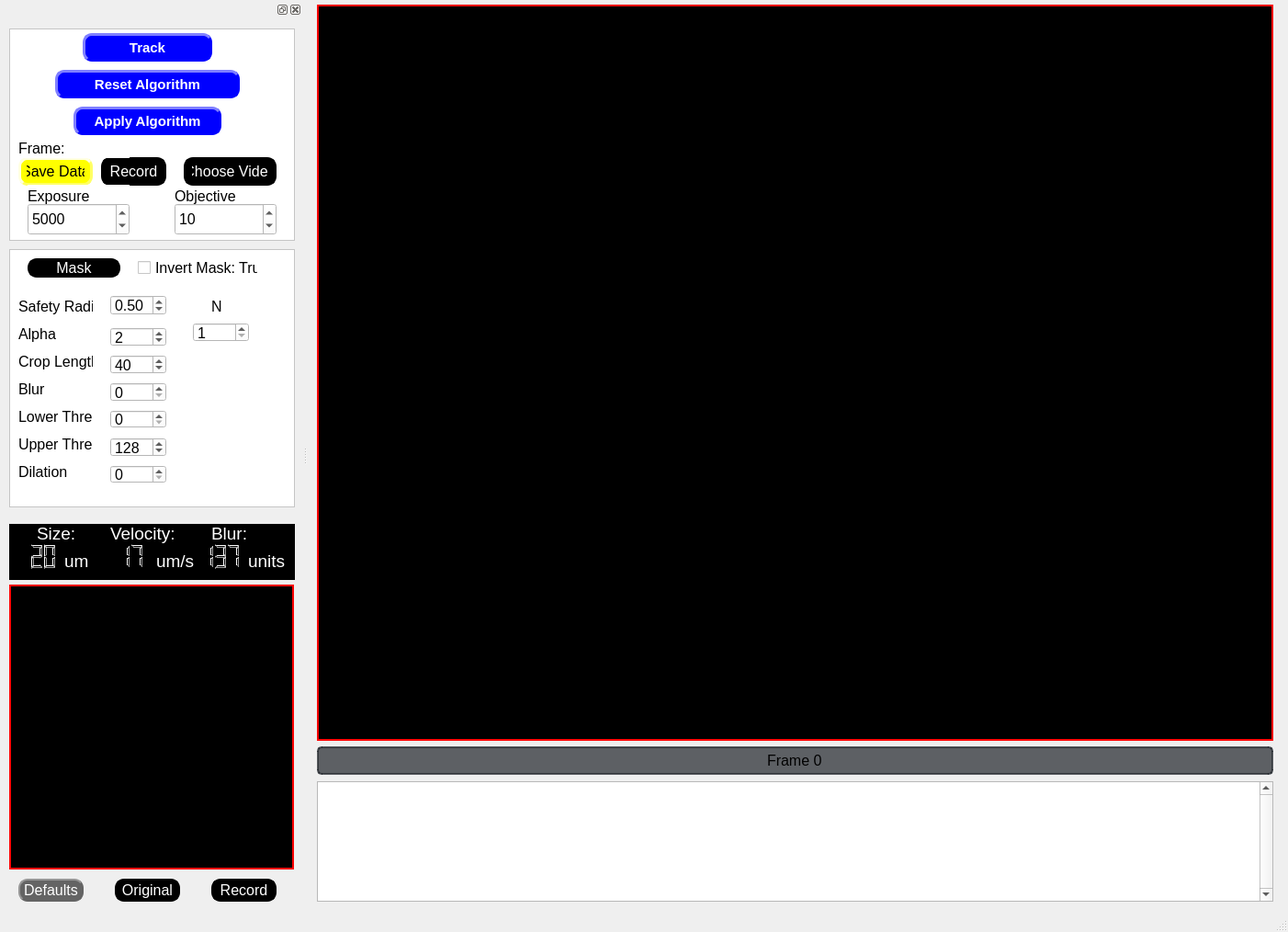
<?xml version="1.0" encoding="UTF-8"?>
<ui version="4.0">
 <class>MainWindow</class>
 <widget class="QMainWindow" name="MainWindow">
  <property name="geometry">
   <rect>
    <x>0</x>
    <y>0</y>
    <width>1402</width>
    <height>1014</height>
   </rect>
  </property>
  <property name="font">
   <font>
    <family>Arial</family>
    <pointsize>12</pointsize>
    <weight>50</weight>
    <italic>false</italic>
    <bold>false</bold>
   </font>
  </property>
  <property name="windowTitle">
   <string>MainWindow</string>
  </property>
  <property name="styleSheet">
   <string notr="true">font-size: 12pt; font: Arial;</string>
  </property>
  <property name="documentMode">
   <bool>false</bool>
  </property>
  <widget class="QWidget" name="centralwidget">
   <widget class="QPlainTextEdit" name="plainTextEdit">
    <property name="geometry">
     <rect>
      <x>10</x>
      <y>850</y>
      <width>1041</width>
      <height>131</height>
     </rect>
    </property>
    <property name="mouseTracking">
     <bool>true</bool>
    </property>
    <property name="styleSheet">
     <string notr="true">font-size: 15pt; font: Arial;</string>
    </property>
    <property name="verticalScrollBarPolicy">
     <enum>Qt::ScrollBarAlwaysOn</enum>
    </property>
    <property name="sizeAdjustPolicy">
     <enum>QAbstractScrollArea::AdjustToContentsOnFirstShow</enum>
    </property>
    <property name="plainText">
     <string/>
    </property>
    <property name="centerOnScroll">
     <bool>false</bool>
    </property>
   </widget>
   <widget class="QLabel" name="VideoFeedLabel">
    <property name="geometry">
     <rect>
      <x>10</x>
      <y>5</y>
      <width>1041</width>
      <height>801</height>
     </rect>
    </property>
    <property name="mouseTracking">
     <bool>true</bool>
    </property>
    <property name="styleSheet">
     <string notr="true">background-color: rgb(0,0,0); border:2px solid rgb(255, 0, 0); </string>
    </property>
    <property name="text">
     <string/>
    </property>
   </widget>
   <widget class="QProgressBar" name="frameslider">
    <property name="geometry">
     <rect>
      <x>10</x>
      <y>812</y>
      <width>1041</width>
      <height>31</height>
     </rect>
    </property>
    <property name="styleSheet">
     <string notr="true">    QProgressBar {
        border: 2px solid rgba(33, 37, 43, 180);
        border-radius: 5px;
        text-align: center;
        background-color: rgba(33, 37, 43, 180);
        color: black;
    }
    QProgressBar::chunk {
        background-color: #FFD700;
    }</string>
    </property>
    <property name="minimum">
     <number>0</number>
    </property>
    <property name="maximum">
     <number>100</number>
    </property>
    <property name="value">
     <number>0</number>
    </property>
    <property name="format">
     <string>Frame %v</string>
    </property>
   </widget>
  </widget>
  <widget class="QStatusBar" name="statusbar"/>
  <widget class="QDockWidget" name="dockWidget">
   <property name="minimumSize">
    <size>
     <width>329</width>
     <height>987</height>
    </size>
   </property>
   <property name="styleSheet">
    <string notr="true"/>
   </property>
   <property name="floating">
    <bool>false</bool>
   </property>
   <property name="allowedAreas">
    <set>Qt::LeftDockWidgetArea|Qt::RightDockWidgetArea</set>
   </property>
   <attribute name="dockWidgetArea">
    <number>1</number>
   </attribute>
   <widget class="QWidget" name="dockWidgetContents">
    <widget class="QFrame" name="frame_3">
     <property name="geometry">
      <rect>
       <x>10</x>
       <y>10</y>
       <width>311</width>
       <height>231</height>
      </rect>
     </property>
     <property name="styleSheet">
      <string notr="true"> color: rgb(0, 0, 0);
 background-color: rgb(255, 255, 255);
</string>
     </property>
     <property name="frameShape">
      <enum>QFrame::StyledPanel</enum>
     </property>
     <property name="frameShadow">
      <enum>QFrame::Raised</enum>
     </property>
     <widget class="QPushButton" name="savedatabutton">
      <property name="geometry">
       <rect>
        <x>10</x>
        <y>140</y>
        <width>81</width>
        <height>31</height>
       </rect>
      </property>
      <property name="styleSheet">
       <string notr="true">QPushButton {
                color: rgb(0, 0, 0);
                background-color: rgb(255, 255, 0);
                border-style: outset;
                border-width: 3px;
                border-radius: 10px;
                border-color: rgb(255, 255, 100);
                min-width: 1em;
                padding: 6px;
            }
            QPushButton:hover {
                background-color: rgb(255, 255, 200);
                color: rgb(0, 0, 0);
            }
            QPushButton:pressed {
                background-color: red;
                border: 2px solid red;
                padding-left: 5px;
                padding-top: 5px;
                border-style: inset;
                }</string>
      </property>
      <property name="text">
       <string>Save Data</string>
      </property>
      <property name="checkable">
       <bool>true</bool>
      </property>
     </widget>
     <widget class="QPushButton" name="recordbutton">
      <property name="geometry">
       <rect>
        <x>100</x>
        <y>140</y>
        <width>71</width>
        <height>31</height>
       </rect>
      </property>
      <property name="styleSheet">
       <string notr="true">QPushButton {
                color: rgb(255, 255, 255);
                background-color: rgb(0, 0, 0);
                border-style: outset;
                border-width: 3px;
                border-radius: 10px;
                border-color: rgb(0, 0, 0);
                min-width: 1em;
                padding: 6px;
            }
      
            QPushButton:checked {
                color: rgb(255, 255, 255);
                background-color: rgb(255, 0, 0);
                border-style: inset;
                border-width: 3px;
                border-radius: 10px;
                border-color: rgb(255, 0, 0);
                font: bold 16px;
                min-width: 1em;
               
            }
            QPushButton:hover {
                background-color: rgb(100, 100, 100);
                color: rgb(255, 255, 255);
                border-color: rgb(100, 100, 100);
                padding-left: 5px;
                padding-top: 5px;
            }</string>
      </property>
      <property name="text">
       <string>Record</string>
      </property>
      <property name="checkable">
       <bool>true</bool>
      </property>
     </widget>
     <widget class="QLabel" name="framelabel">
      <property name="geometry">
       <rect>
        <x>10</x>
        <y>120</y>
        <width>121</width>
        <height>21</height>
       </rect>
      </property>
      <property name="maximumSize">
       <size>
        <width>300</width>
        <height>25</height>
       </size>
      </property>
      <property name="text">
       <string>Frame: </string>
      </property>
     </widget>
     <widget class="QPushButton" name="trackbutton">
      <property name="geometry">
       <rect>
        <x>80</x>
        <y>5</y>
        <width>141</width>
        <height>31</height>
       </rect>
      </property>
      <property name="cursor">
       <cursorShape>ArrowCursor</cursorShape>
      </property>
      <property name="styleSheet">
       <string notr="true">
QPushButton {
                color: rgb(255, 255, 255);
                background-color: rgb(0, 0, 255);
                border-style: outset;
                border-width: 3px;
                border-radius: 10px;
                border-color: rgb(0, 0, 255);
                min-width: 1em;
                padding: 2px;
			  font: bold 15px;
            }
      
            QPushButton:checked {
                color: rgb(255, 255, 255);
                background-color: rgb(255, 0, 0);
                border-style: inset;
                border-width: 3px;
                border-radius: 10px;
                border-color: rgb(255, 0, 0);
                font: bold 25px;
                min-width: 1em;
               
            }
            QPushButton:hover {
                background-color: rgb(100, 100, 100);
                color: rgb(255, 255, 255);
                border-color: rgb(0, 255, 0);
                padding-left: 5px;
                padding-top: 5px;
            }</string>
      </property>
      <property name="text">
       <string>Track</string>
      </property>
      <property name="checkable">
       <bool>true</bool>
      </property>
     </widget>
     <widget class="QLabel" name="exposurelabel">
      <property name="geometry">
       <rect>
        <x>20</x>
        <y>170</y>
        <width>111</width>
        <height>25</height>
       </rect>
      </property>
      <property name="maximumSize">
       <size>
        <width>150</width>
        <height>25</height>
       </size>
      </property>
      <property name="text">
       <string>Exposure</string>
      </property>
     </widget>
     <widget class="QSpinBox" name="exposurebox">
      <property name="geometry">
       <rect>
        <x>20</x>
        <y>190</y>
        <width>111</width>
        <height>35</height>
       </rect>
      </property>
      <property name="minimum">
       <number>100</number>
      </property>
      <property name="maximum">
       <number>30000</number>
      </property>
      <property name="singleStep">
       <number>100</number>
      </property>
      <property name="value">
       <number>5000</number>
      </property>
      <property name="displayIntegerBase">
       <number>10</number>
      </property>
     </widget>
     <widget class="QLabel" name="objectivelabel">
      <property name="geometry">
       <rect>
        <x>180</x>
        <y>170</y>
        <width>111</width>
        <height>25</height>
       </rect>
      </property>
      <property name="maximumSize">
       <size>
        <width>150</width>
        <height>25</height>
       </size>
      </property>
      <property name="text">
       <string>Objective</string>
      </property>
     </widget>
     <widget class="QSpinBox" name="objectivebox">
      <property name="geometry">
       <rect>
        <x>180</x>
        <y>190</y>
        <width>111</width>
        <height>35</height>
       </rect>
      </property>
      <property name="minimum">
       <number>1</number>
      </property>
      <property name="maximum">
       <number>50</number>
      </property>
      <property name="singleStep">
       <number>5</number>
      </property>
      <property name="value">
       <number>10</number>
      </property>
      <property name="displayIntegerBase">
       <number>10</number>
      </property>
     </widget>
     <widget class="QPushButton" name="algorithbutton">
      <property name="geometry">
       <rect>
        <x>70</x>
        <y>85</y>
        <width>161</width>
        <height>31</height>
       </rect>
      </property>
      <property name="cursor">
       <cursorShape>ArrowCursor</cursorShape>
      </property>
      <property name="styleSheet">
       <string notr="true">
QPushButton {
                color: rgb(255, 255, 255);
                background-color: rgb(0, 0, 255);
                border-style: outset;
                border-width: 3px;
                border-radius: 10px;
                border-color: rgb(0, 0, 255);
                min-width: 1em;
                padding: 2px;
			  font: bold 15px;
            }
      
            QPushButton:checked {
                color: rgb(255, 255, 255);
                background-color: rgb(255, 0, 0);
                border-style: inset;
                border-width: 3px;
                border-radius: 10px;
                border-color: rgb(255, 0, 0);
                font: bold 25px;
                min-width: 1em;
               
            }
            QPushButton:hover {
                background-color: rgb(100, 100, 100);
                color: rgb(255, 255, 255);
                border-color: rgb(0, 255, 0);
                padding-left: 5px;
                padding-top: 5px;
            }</string>
      </property>
      <property name="text">
       <string>Apply Algorithm</string>
      </property>
      <property name="checkable">
       <bool>true</bool>
      </property>
     </widget>
     <widget class="QPushButton" name="resetalgorithmbutton">
      <property name="geometry">
       <rect>
        <x>50</x>
        <y>45</y>
        <width>201</width>
        <height>31</height>
       </rect>
      </property>
      <property name="cursor">
       <cursorShape>ArrowCursor</cursorShape>
      </property>
      <property name="styleSheet">
       <string notr="true">
QPushButton {
                color: rgb(255, 255, 255);
                background-color: rgb(0, 0, 255);
                border-style: outset;
                border-width: 3px;
                border-radius: 10px;
                border-color: rgb(0, 0, 255);
                min-width: 1em;
                padding: 2px;
			  font: bold 15px;
            }
      
            QPushButton:checked {
                color: rgb(255, 255, 255);
                background-color: rgb(255, 0, 0);
                border-style: inset;
                border-width: 3px;
                border-radius: 10px;
                border-color: rgb(255, 0, 0);
                font: bold 25px;
                min-width: 1em;
               
            }
            QPushButton:hover {
                background-color: rgb(100, 100, 100);
                color: rgb(255, 255, 255);
                border-color: rgb(0, 255, 0);
                padding-left: 5px;
                padding-top: 5px;
            }</string>
      </property>
      <property name="text">
       <string>Reset Algorithm</string>
      </property>
      <property name="checkable">
       <bool>false</bool>
      </property>
     </widget>
     <widget class="QPushButton" name="choosevideobutton">
      <property name="geometry">
       <rect>
        <x>190</x>
        <y>140</y>
        <width>101</width>
        <height>31</height>
       </rect>
      </property>
      <property name="styleSheet">
       <string notr="true">QPushButton {
                color: rgb(255, 255, 255);
                background-color: rgb(0, 0, 0);
                border-style: outset;
                border-width: 3px;
                border-radius: 10px;
                border-color: rgb(0, 0, 0);
                min-width: 1em;
                padding: 6px;
            }
      
            QPushButton:checked {
                color: rgb(255, 255, 255);
                background-color: rgb(255, 0, 0);
                border-style: inset;
                border-width: 3px;
                border-radius: 10px;
                border-color: rgb(255, 0, 0);
                font: bold 16px;
                min-width: 1em;
               
            }
            QPushButton:hover {
                background-color: rgb(100, 100, 100);
                color: rgb(255, 255, 255);
                border-color: rgb(100, 100, 100);
                padding-left: 5px;
                padding-top: 5px;
            }</string>
      </property>
      <property name="text">
       <string>Choose Video</string>
      </property>
      <property name="checkable">
       <bool>false</bool>
      </property>
     </widget>
    </widget>
    <widget class="QFrame" name="trackerparamsframe">
     <property name="geometry">
      <rect>
       <x>10</x>
       <y>250</y>
       <width>311</width>
       <height>281</height>
      </rect>
     </property>
     <property name="styleSheet">
      <string notr="true"> color: rgb(0, 0, 0);
 background-color: rgb(255, 255, 255);
</string>
     </property>
     <property name="frameShape">
      <enum>QFrame::StyledPanel</enum>
     </property>
     <property name="frameShadow">
      <enum>QFrame::Raised</enum>
     </property>
     <widget class="QSpinBox" name="robotmasklowerbox">
      <property name="geometry">
       <rect>
        <x>110</x>
        <y>175</y>
        <width>61</width>
        <height>20</height>
       </rect>
      </property>
      <property name="font">
       <font>
        <pointsize>12</pointsize>
        <weight>50</weight>
        <italic>false</italic>
        <bold>false</bold>
       </font>
      </property>
      <property name="styleSheet">
       <string notr="true"/>
      </property>
      <property name="maximum">
       <number>255</number>
      </property>
      <property name="singleStep">
       <number>1</number>
      </property>
      <property name="value">
       <number>0</number>
      </property>
     </widget>
     <widget class="QLabel" name="maskthreshlabel">
      <property name="geometry">
       <rect>
        <x>10</x>
        <y>170</y>
        <width>81</width>
        <height>25</height>
       </rect>
      </property>
      <property name="maximumSize">
       <size>
        <width>150</width>
        <height>25</height>
       </size>
      </property>
      <property name="text">
       <string>Lower Thresh</string>
      </property>
     </widget>
     <widget class="QSpinBox" name="robotmaskdilationbox">
      <property name="geometry">
       <rect>
        <x>110</x>
        <y>235</y>
        <width>61</width>
        <height>20</height>
       </rect>
      </property>
      <property name="maximum">
       <number>40</number>
      </property>
     </widget>
     <widget class="QLabel" name="maskdilationlabel">
      <property name="geometry">
       <rect>
        <x>10</x>
        <y>230</y>
        <width>81</width>
        <height>25</height>
       </rect>
      </property>
      <property name="maximumSize">
       <size>
        <width>150</width>
        <height>25</height>
       </size>
      </property>
      <property name="text">
       <string>Dilation</string>
      </property>
     </widget>
     <widget class="QSpinBox" name="robotcroplengthbox">
      <property name="geometry">
       <rect>
        <x>110</x>
        <y>115</y>
        <width>61</width>
        <height>21</height>
       </rect>
      </property>
      <property name="minimum">
       <number>5</number>
      </property>
      <property name="maximum">
       <number>400</number>
      </property>
      <property name="singleStep">
       <number>1</number>
      </property>
      <property name="value">
       <number>40</number>
      </property>
      <property name="displayIntegerBase">
       <number>10</number>
      </property>
     </widget>
     <widget class="QLabel" name="croplengthlabel">
      <property name="geometry">
       <rect>
        <x>10</x>
        <y>110</y>
        <width>81</width>
        <height>25</height>
       </rect>
      </property>
      <property name="maximumSize">
       <size>
        <width>150</width>
        <height>25</height>
       </size>
      </property>
      <property name="text">
       <string>Crop Length</string>
      </property>
     </widget>
     <widget class="QSpinBox" name="robotmaskblurbox">
      <property name="geometry">
       <rect>
        <x>110</x>
        <y>145</y>
        <width>61</width>
        <height>21</height>
       </rect>
      </property>
      <property name="font">
       <font>
        <pointsize>12</pointsize>
        <weight>50</weight>
        <italic>false</italic>
        <bold>false</bold>
       </font>
      </property>
      <property name="styleSheet">
       <string notr="true"/>
      </property>
      <property name="maximum">
       <number>40</number>
      </property>
      <property name="singleStep">
       <number>1</number>
      </property>
      <property name="value">
       <number>0</number>
      </property>
     </widget>
     <widget class="QLabel" name="maskblurlabel">
      <property name="geometry">
       <rect>
        <x>10</x>
        <y>140</y>
        <width>61</width>
        <height>25</height>
       </rect>
      </property>
      <property name="maximumSize">
       <size>
        <width>150</width>
        <height>25</height>
       </size>
      </property>
      <property name="text">
       <string>Blur</string>
      </property>
     </widget>
     <widget class="QPushButton" name="maskbutton">
      <property name="geometry">
       <rect>
        <x>20</x>
        <y>10</y>
        <width>101</width>
        <height>21</height>
       </rect>
      </property>
      <property name="styleSheet">
       <string notr="true">QPushButton {
                color: rgb(255, 255, 255);
                background-color: rgb(0, 0, 0);
                border-style: outset;
                border-width: 2px;
                border-radius: 10px;
                border-color: rgb(0, 0, 0);
                min-width: 1em;
                padding: 1px;
            }
            QPushButton:hover {
                background-color: rgb(100, 100, 100);
                color: rgb(255, 255, 255);
                border-style: inset;
			  border-color: rgb(0, 255, 0);
            }</string>
      </property>
      <property name="text">
       <string>Mask</string>
      </property>
      <property name="checkable">
       <bool>true</bool>
      </property>
      <property name="checked">
       <bool>false</bool>
      </property>
     </widget>
     <widget class="QCheckBox" name="maskinvert_checkBox">
      <property name="geometry">
       <rect>
        <x>140</x>
        <y>10</y>
        <width>131</width>
        <height>21</height>
       </rect>
      </property>
      <property name="text">
       <string>Invert Mask: True</string>
      </property>
      <property name="checked">
       <bool>false</bool>
      </property>
     </widget>
     <widget class="QSpinBox" name="robotmaskupperbox">
      <property name="geometry">
       <rect>
        <x>110</x>
        <y>205</y>
        <width>61</width>
        <height>21</height>
       </rect>
      </property>
      <property name="font">
       <font>
        <pointsize>12</pointsize>
        <weight>50</weight>
        <italic>false</italic>
        <bold>false</bold>
       </font>
      </property>
      <property name="styleSheet">
       <string notr="true"/>
      </property>
      <property name="minimum">
       <number>0</number>
      </property>
      <property name="maximum">
       <number>255</number>
      </property>
      <property name="singleStep">
       <number>1</number>
      </property>
      <property name="value">
       <number>128</number>
      </property>
     </widget>
     <widget class="QLabel" name="maskthreshlabel_2">
      <property name="geometry">
       <rect>
        <x>10</x>
        <y>200</y>
        <width>81</width>
        <height>25</height>
       </rect>
      </property>
      <property name="maximumSize">
       <size>
        <width>150</width>
        <height>25</height>
       </size>
      </property>
      <property name="text">
       <string>Upper Thresh</string>
      </property>
     </widget>
     <widget class="QLabel" name="safteyradius">
      <property name="geometry">
       <rect>
        <x>10</x>
        <y>50</y>
        <width>81</width>
        <height>25</height>
       </rect>
      </property>
      <property name="maximumSize">
       <size>
        <width>150</width>
        <height>25</height>
       </size>
      </property>
      <property name="text">
       <string>Safety Radius</string>
      </property>
     </widget>
     <widget class="QSpinBox" name="alphabox">
      <property name="geometry">
       <rect>
        <x>110</x>
        <y>85</y>
        <width>61</width>
        <height>21</height>
       </rect>
      </property>
      <property name="minimum">
       <number>0</number>
      </property>
      <property name="maximum">
       <number>10</number>
      </property>
      <property name="singleStep">
       <number>1</number>
      </property>
      <property name="value">
       <number>2</number>
      </property>
      <property name="displayIntegerBase">
       <number>10</number>
      </property>
     </widget>
     <widget class="QLabel" name="alpha">
      <property name="geometry">
       <rect>
        <x>10</x>
        <y>80</y>
        <width>81</width>
        <height>25</height>
       </rect>
      </property>
      <property name="maximumSize">
       <size>
        <width>150</width>
        <height>25</height>
       </size>
      </property>
      <property name="text">
       <string>Alpha</string>
      </property>
     </widget>
     <widget class="QDoubleSpinBox" name="safetyradiusbox">
      <property name="geometry">
       <rect>
        <x>110</x>
        <y>50</y>
        <width>61</width>
        <height>22</height>
       </rect>
      </property>
      <property name="maximum">
       <double>1.000000000000000</double>
      </property>
      <property name="value">
       <double>0.500000000000000</double>
      </property>
     </widget>
     <widget class="QSpinBox" name="Nbox">
      <property name="geometry">
       <rect>
        <x>200</x>
        <y>80</y>
        <width>61</width>
        <height>21</height>
       </rect>
      </property>
      <property name="minimum">
       <number>1</number>
      </property>
      <property name="maximum">
       <number>200</number>
      </property>
      <property name="singleStep">
       <number>1</number>
      </property>
      <property name="value">
       <number>1</number>
      </property>
      <property name="displayIntegerBase">
       <number>10</number>
      </property>
     </widget>
     <widget class="QLabel" name="alpha_2">
      <property name="geometry">
       <rect>
        <x>220</x>
        <y>50</y>
        <width>81</width>
        <height>25</height>
       </rect>
      </property>
      <property name="maximumSize">
       <size>
        <width>150</width>
        <height>25</height>
       </size>
      </property>
      <property name="text">
       <string>N</string>
      </property>
     </widget>
    </widget>
    <widget class="QFrame" name="robotparamsframe">
     <property name="geometry">
      <rect>
       <x>10</x>
       <y>549</y>
       <width>311</width>
       <height>61</height>
      </rect>
     </property>
     <property name="styleSheet">
      <string notr="true"> color: rgb(255, 255, 255);
 background-color: rgb(0, 0, 0);
font-size: 14pt; font: Arial;</string>
     </property>
     <property name="frameShape">
      <enum>QFrame::StyledPanel</enum>
     </property>
     <property name="frameShadow">
      <enum>QFrame::Raised</enum>
     </property>
     <widget class="QLabel" name="robotsizelabel">
      <property name="geometry">
       <rect>
        <x>30</x>
        <y>0</y>
        <width>51</width>
        <height>20</height>
       </rect>
      </property>
      <property name="maximumSize">
       <size>
        <width>300</width>
        <height>50</height>
       </size>
      </property>
      <property name="text">
       <string>Size:   </string>
      </property>
     </widget>
     <widget class="QLabel" name="robotvelocitylabel">
      <property name="geometry">
       <rect>
        <x>110</x>
        <y>0</y>
        <width>81</width>
        <height>21</height>
       </rect>
      </property>
      <property name="maximumSize">
       <size>
        <width>300</width>
        <height>50</height>
       </size>
      </property>
      <property name="text">
       <string>Velocity: </string>
      </property>
     </widget>
     <widget class="QLabel" name="robotblurlabel">
      <property name="geometry">
       <rect>
        <x>220</x>
        <y>0</y>
        <width>51</width>
        <height>20</height>
       </rect>
      </property>
      <property name="maximumSize">
       <size>
        <width>16777215</width>
        <height>50</height>
       </size>
      </property>
      <property name="styleSheet">
       <string notr="true"/>
      </property>
      <property name="text">
       <string>Blur:</string>
      </property>
     </widget>
     <widget class="QLCDNumber" name="blurlcdnum">
      <property name="geometry">
       <rect>
        <x>200</x>
        <y>20</y>
        <width>61</width>
        <height>30</height>
       </rect>
      </property>
      <property name="styleSheet">
       <string notr="true">background-color: rgb(0,0,0); 
color: rgb(0,255,0);</string>
      </property>
      <property name="lineWidth">
       <number>0</number>
      </property>
      <property name="midLineWidth">
       <number>0</number>
      </property>
      <property name="smallDecimalPoint">
       <bool>false</bool>
      </property>
      <property name="digitCount">
       <number>3</number>
      </property>
      <property name="mode">
       <enum>QLCDNumber::Dec</enum>
      </property>
      <property name="segmentStyle">
       <enum>QLCDNumber::Outline</enum>
      </property>
      <property name="value" stdset="0">
       <double>137.000000000000000</double>
      </property>
     </widget>
     <widget class="QLabel" name="robotvelocityunitslabel">
      <property name="geometry">
       <rect>
        <x>160</x>
        <y>30</y>
        <width>41</width>
        <height>20</height>
       </rect>
      </property>
      <property name="maximumSize">
       <size>
        <width>300</width>
        <height>50</height>
       </size>
      </property>
      <property name="text">
       <string>um/s</string>
      </property>
     </widget>
     <widget class="QLabel" name="robotblurunitslabe">
      <property name="geometry">
       <rect>
        <x>260</x>
        <y>30</y>
        <width>41</width>
        <height>20</height>
       </rect>
      </property>
      <property name="maximumSize">
       <size>
        <width>300</width>
        <height>50</height>
       </size>
      </property>
      <property name="text">
       <string>units</string>
      </property>
     </widget>
     <widget class="QLCDNumber" name="sizelcdnum">
      <property name="geometry">
       <rect>
        <x>0</x>
        <y>20</y>
        <width>61</width>
        <height>30</height>
       </rect>
      </property>
      <property name="styleSheet">
       <string notr="true">background-color: rgb(0,0,0); 
color: rgb(0,255,0);</string>
      </property>
      <property name="lineWidth">
       <number>0</number>
      </property>
      <property name="midLineWidth">
       <number>0</number>
      </property>
      <property name="smallDecimalPoint">
       <bool>false</bool>
      </property>
      <property name="digitCount">
       <number>3</number>
      </property>
      <property name="mode">
       <enum>QLCDNumber::Dec</enum>
      </property>
      <property name="segmentStyle">
       <enum>QLCDNumber::Outline</enum>
      </property>
      <property name="value" stdset="0">
       <double>20.000000000000000</double>
      </property>
     </widget>
     <widget class="QLCDNumber" name="vellcdnum">
      <property name="geometry">
       <rect>
        <x>90</x>
        <y>20</y>
        <width>71</width>
        <height>30</height>
       </rect>
      </property>
      <property name="styleSheet">
       <string notr="true">background-color: rgb(0,0,0); 
color: rgb(0,255,0);</string>
      </property>
      <property name="lineWidth">
       <number>0</number>
      </property>
      <property name="midLineWidth">
       <number>0</number>
      </property>
      <property name="smallDecimalPoint">
       <bool>false</bool>
      </property>
      <property name="digitCount">
       <number>3</number>
      </property>
      <property name="mode">
       <enum>QLCDNumber::Dec</enum>
      </property>
      <property name="segmentStyle">
       <enum>QLCDNumber::Outline</enum>
      </property>
      <property name="value" stdset="0">
       <double>17.100000000000001</double>
      </property>
     </widget>
     <widget class="QLabel" name="robotsizeunitslabel">
      <property name="geometry">
       <rect>
        <x>60</x>
        <y>30</y>
        <width>31</width>
        <height>20</height>
       </rect>
      </property>
      <property name="maximumSize">
       <size>
        <width>300</width>
        <height>50</height>
       </size>
      </property>
      <property name="text">
       <string>um  </string>
      </property>
     </widget>
    </widget>
    <widget class="QLabel" name="CroppedVideoFeedLabel">
     <property name="geometry">
      <rect>
       <x>10</x>
       <y>615</y>
       <width>310</width>
       <height>310</height>
      </rect>
     </property>
     <property name="styleSheet">
      <string notr="true">background-color: rgb(0,0,0); border:2px solid rgb(255, 0, 0); </string>
     </property>
     <property name="text">
      <string/>
     </property>
    </widget>
    <widget class="QPushButton" name="resetdefaultbutton">
     <property name="geometry">
      <rect>
       <x>20</x>
       <y>935</y>
       <width>71</width>
       <height>25</height>
      </rect>
     </property>
     <property name="maximumSize">
      <size>
       <width>300</width>
       <height>25</height>
      </size>
     </property>
     <property name="font">
      <font>
       <family>Arial</family>
       <pointsize>12</pointsize>
       <weight>50</weight>
       <italic>false</italic>
       <bold>false</bold>
      </font>
     </property>
     <property name="styleSheet">
      <string notr="true">QPushButton {
                color: rgb(255, 255, 255);
                background-color: rgb(100, 100, 100);
                border-style: outset;
                border-width: 2px;
                border-radius: 10px;
                border-color: rgb(100, 100, 100);
                min-width: 1em;
                padding: 1px;
            }
            QPushButton:hover {
                background-color: rgb(200, 200, 200);
                color: rgb(0, 0, 0);
            }
            QPushButton:pressed {
                background-color: rgb(200, 200, 200);
         
                padding-left: 5px;
                padding-top: 5px;
                border-style: inset;
                }</string>
     </property>
     <property name="text">
      <string>Defaults</string>
     </property>
    </widget>
    <widget class="QPushButton" name="croppedmasktoggle">
     <property name="geometry">
      <rect>
       <x>125</x>
       <y>935</y>
       <width>71</width>
       <height>25</height>
      </rect>
     </property>
     <property name="maximumSize">
      <size>
       <width>300</width>
       <height>25</height>
      </size>
     </property>
     <property name="font">
      <font>
       <family>Arial</family>
       <pointsize>12</pointsize>
       <weight>50</weight>
       <italic>false</italic>
       <bold>false</bold>
      </font>
     </property>
     <property name="styleSheet">
      <string notr="true">QPushButton {
                color: rgb(255, 255, 255);
                background-color: rgb(0, 0, 0);
                border-style: outset;
                border-width: 2px;
                border-radius: 10px;
                border-color: rgb(0, 0, 0);
                min-width: 1em;
                padding: 1px;
            }
            QPushButton:hover {
                background-color: rgb(100, 100, 100);
                color: rgb(255, 255, 255);
                border-style: inset;
			  border-color: rgb(0, 255, 0);
            }</string>
     </property>
     <property name="text">
      <string>Original</string>
     </property>
     <property name="checkable">
      <bool>true</bool>
     </property>
    </widget>
    <widget class="QPushButton" name="croppedrecordbutton">
     <property name="geometry">
      <rect>
       <x>230</x>
       <y>935</y>
       <width>71</width>
       <height>25</height>
      </rect>
     </property>
     <property name="minimumSize">
      <size>
       <width>21</width>
       <height>0</height>
      </size>
     </property>
     <property name="styleSheet">
      <string notr="true">QPushButton {
                color: rgb(255, 255, 255);
                background-color: rgb(0, 0, 0);
                border-style: outset;
                border-width: 3px;
                border-radius: 10px;
                border-color: rgb(0, 0, 0);
                min-width: 1em;
      
            }
      
            QPushButton:checked {
                color: rgb(255, 255, 255);
                background-color: rgb(255, 0, 0);
                border-style: inset;
                border-width: 3px;
                border-radius: 10px;
                border-color: rgb(255, 0, 0);
                font: bold 16px;
                min-width: 1em;
               
            }
            QPushButton:hover {
                background-color: rgb(100, 100, 100);
                color: rgb(255, 255, 255);
                border-color: rgb(100, 100, 100);
                padding-left: 5px;
                padding-top: 5px;
            }</string>
     </property>
     <property name="text">
      <string>Record</string>
     </property>
     <property name="checkable">
      <bool>true</bool>
     </property>
    </widget>
   </widget>
  </widget>
  <action name="actiondock">
   <property name="text">
    <string>dock</string>
   </property>
   <property name="menuRole">
    <enum>QAction::NoRole</enum>
   </property>
  </action>
 </widget>
 <resources/>
 <connections/>
</ui>
